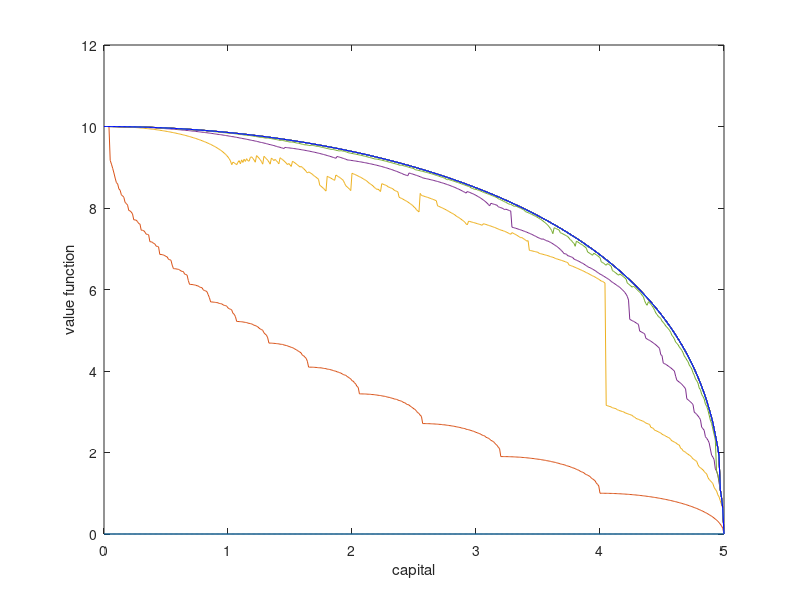
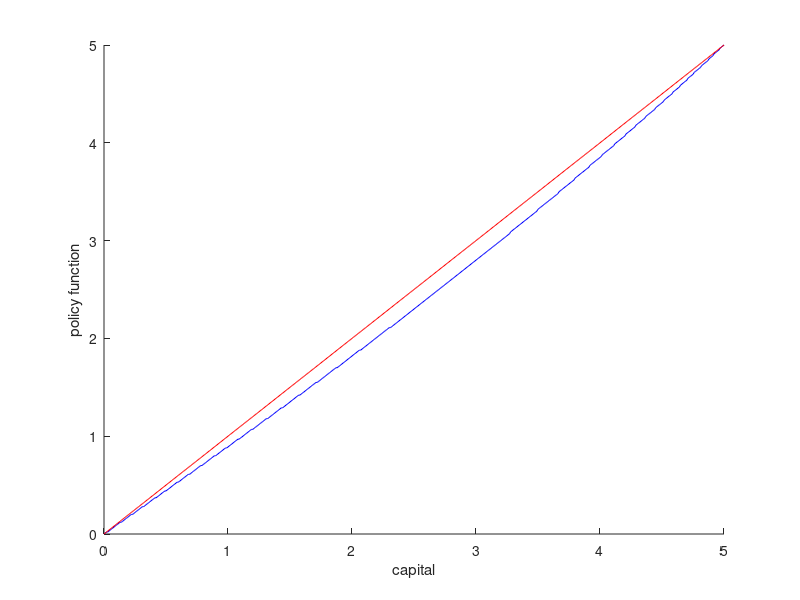

The MATLAB source for these figures, in order:
% this program solves a growth model with policy function iteration
% This program uses a discretized state space
clear all; clc;
beta=0.9; delta=0.8;
W=linspace(0.0,5,501)';
v=zeros(size(W));
Tv=zeros(size(W));
Policy=zeros(size(W));
u=zeros(size(W));


for iters=1:20 % iteration loop
for i=1:length(W) % K(i) is today's state variable
    for j=1:length(W) % K(j) is tomorrow's state variable
        u2=W(i)-delta*W(j);
        if ((u2>=0)&&(u2<=1))
            c2=u2^2;
            temp(i,j)=(1-c2)^0.5;
        else
            temp(i,j)=-inf;
        end
    end % j loop
    [Tv(i),jstar]=max(temp(i,:)'+beta*v(:));
    Policy(i)=jstar;
    u(i)=(1-((W(i)-delta*W(jstar))^2))^0.5;
    
end % i loop
vec1=[[1:length(W)]';[1:length(W)]'];
vec2=[[1:length(W)]';Policy];
vec3=[ones(length(W),1);-beta*ones(length(W),1)];
N=sparse(vec1,vec2,vec3);
Tv=N\u;
disp([iters,max(abs(v-Tv))]);
plot(W,v);hold on;
v=Tv;
end


figure(1); hold on;
plot(W,Tv,'b');
xlabel('capital');
ylabel('value function');


figure(2); hold on;
plot(W,W(Policy),'b',W,W,'r');
xlabel('capital');
ylabel('policy function');